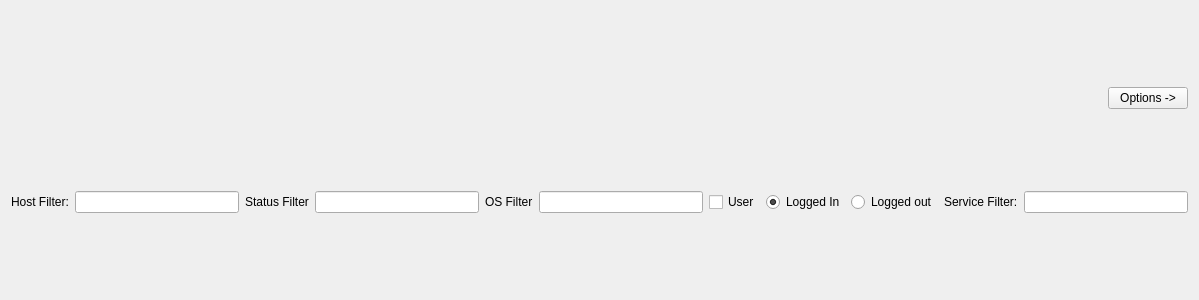
<?xml version="1.0" encoding="UTF-8"?>
<ui version="4.0">
 <class>HostServiceMatrixWidgetUi</class>
 <widget class="QWidget" name="HostServiceMatrixWidgetUi">
  <property name="geometry">
   <rect>
    <x>0</x>
    <y>0</y>
    <width>1199</width>
    <height>300</height>
   </rect>
  </property>
  <property name="windowTitle">
   <string>Form</string>
  </property>
  <layout class="QVBoxLayout" name="verticalLayout">
   <item>
    <layout class="QHBoxLayout" name="horizontalLayout">
     <property name="spacing">
      <number>6</number>
     </property>
     <item>
      <widget class="RecordCombo" name="mHostGroupCombo" native="true">
       <property name="sizePolicy">
        <sizepolicy hsizetype="Ignored" vsizetype="Ignored">
         <horstretch>0</horstretch>
         <verstretch>0</verstretch>
        </sizepolicy>
       </property>
      </widget>
     </item>
     <item>
      <widget class="QPushButton" name="mOptionsButton">
       <property name="sizePolicy">
        <sizepolicy hsizetype="Maximum" vsizetype="Fixed">
         <horstretch>0</horstretch>
         <verstretch>0</verstretch>
        </sizepolicy>
       </property>
       <property name="text">
        <string>Options -&gt;</string>
       </property>
      </widget>
     </item>
    </layout>
   </item>
   <item>
    <layout class="QHBoxLayout">
     <property name="spacing">
      <number>6</number>
     </property>
     <property name="margin">
      <number>0</number>
     </property>
     <item>
      <widget class="QLabel" name="label">
       <property name="text">
        <string>Host Filter:</string>
       </property>
      </widget>
     </item>
     <item>
      <widget class="QLineEdit" name="mHostFilterEdit"/>
     </item>
     <item>
      <widget class="QLabel" name="label_3">
       <property name="text">
        <string>Status Filter</string>
       </property>
      </widget>
     </item>
     <item>
      <widget class="QLineEdit" name="mHostStatusFilterEdit"/>
     </item>
     <item>
      <widget class="QLabel" name="label_4">
       <property name="text">
        <string>OS Filter</string>
       </property>
      </widget>
     </item>
     <item>
      <widget class="QLineEdit" name="mHostOsFilterEdit"/>
     </item>
     <item>
      <widget class="QCheckBox" name="mHostUserLoggedInCheckbox">
       <property name="text">
        <string>User</string>
       </property>
      </widget>
     </item>
     <item>
      <widget class="QRadioButton" name="mUserLoggedInType">
       <property name="text">
        <string>Logged In</string>
       </property>
       <property name="checked">
        <bool>true</bool>
       </property>
      </widget>
     </item>
     <item>
      <widget class="QRadioButton" name="mUserLoggedOutType">
       <property name="text">
        <string>Logged out</string>
       </property>
      </widget>
     </item>
     <item>
      <widget class="QLabel" name="label_2">
       <property name="text">
        <string>Service Filter:</string>
       </property>
      </widget>
     </item>
     <item>
      <widget class="QLineEdit" name="mServiceFilterEdit"/>
     </item>
    </layout>
   </item>
  </layout>
 </widget>
 <customwidgets>
  <customwidget>
   <class>RecordCombo</class>
   <extends>QWidget</extends>
   <header>recordcombo.h</header>
  </customwidget>
 </customwidgets>
 <resources/>
 <connections/>
</ui>
